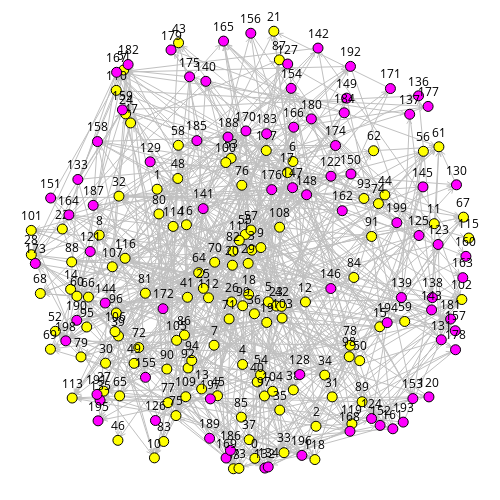

Notebook source saved alongside this figure:
### Code cell
sn.reset_edge_colors(g)
sn.reset_positions(g, 'weight')
sn.show_graph(g, nlab=True)
